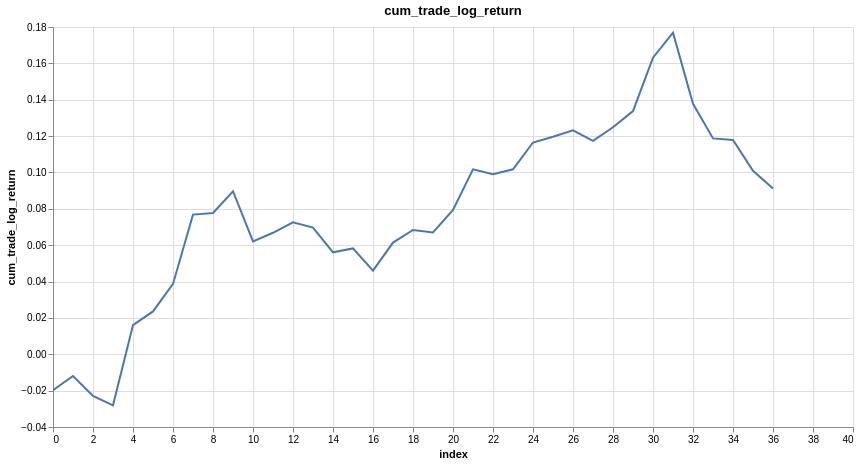

The notebook cell saved with this chart:
### Markdown cell above
### 6.4 Cumulative Returns

### Code cell
trades = trades.with_columns(
    pl.col('trade_log_return').cum_sum().alias('cum_trade_log_return')
)
trades

# Visualize equity curve (log space)
plot_column(trades, 'cum_trade_log_return')

### Figure 1 — Vega-Lite specification as saved in the notebook (floating-point values rounded to 4 significant figures)
{"config": {"view": {"continuousWidth": 300, "continuousHeight": 300}}, "data": {"name": "data-9c9307b01c997e9e7fdbf04fdee779cc"}, "mark": {"type": "line", "tooltip": true}, "encoding": {"x": {"field": "index", "type": "quantitative"}, "y": {"field": "cum_trade_log_return", "type": "quantitative"}}, "height": 400, "params": [{"name": "param_1e9efca18e7a2868", "select": {"type": "interval", "encodings": ["x", "y"]}, "bind": "scales"}], "title": "cum_trade_log_return", "width": 800, "$schema": "https://vega.github.io/schema/vega-lite/v6.1.0.json", "datasets": {"data-9c9307b01c997e9e7fdbf04fdee779cc": [{"index": 0, "cum_trade_log_return": -0.01978}, {"index": 1, "cum_trade_log_return": -0.01198}, {"index": 2, "cum_trade_log_return": -0.02286}, {"index": 3, "cum_trade_log_return": -0.02806}, {"index": 4, "cum_trade_log_return": 0.01607}, {"index": 5, "cum_trade_log_return": 0.02358}, {"index": 6, "cum_trade_log_return": 0.03869}, {"index": 7, "cum_trade_log_return": 0.07681}, {"index": 8, "cum_trade_log_return": 0.07773}, {"index": 9, "cum_trade_log_return": 0.08967}, {"index": 10, "cum_trade_log_return": 0.06203}, {"index": 11, "cum_trade_log_return": 0.06682}, {"index": 12, "cum_trade_log_return": 0.07258}, {"index": 13, "cum_trade_log_return": 0.06971}, {"index": 14, "cum_trade_log_return": 0.05608}, {"index": 15, "cum_trade_log_return": 0.05821}, {"index": 16, "cum_trade_log_return": 0.04599}, {"index": 17, "cum_trade_log_return": 0.06143}, {"index": 18, "cum_trade_log_return": 0.06839}, {"index": 19, "cum_trade_log_return": 0.06701}, {"index": 20, "cum_trade_log_return": 0.07936}, {"index": 21, "cum_trade_log_return": 0.1017}, {"index": 22, "cum_trade_log_return": 0.09908}, {"index": 23, "cum_trade_log_return": 0.1017}, {"index": 24, "cum_trade_log_return": 0.1165}, {"index": 25, "cum_trade_log_return": 0.1197}, {"index": 26, "cum_trade_log_return": 0.1231}, {"index": 27, "cum_trade_log_return": 0.1174}, {"index": 28, "cum_trade_log_return": 0.1248}, {"index": 29, "cum_trade_log_return": 0.1337}, {"index": 30, "cum_trade_log_return": 0.1632}, {"index": 31, "cum_trade_log_return": 0.1769}, {"index": 32, "cum_trade_log_return": 0.1378}, {"index": 33, "cum_trade_log_return": 0.1187}, {"index": 34, "cum_trade_log_return": 0.1179}, {"index": 35, "cum_trade_log_return": 0.1009}, {"index": 36, "cum_trade_log_return": 0.09115}]}}
